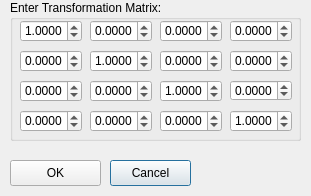
<ui version="4.0" >
 <class>MatrixDialog</class>
 <widget class="QDialog" name="MatrixDialog" >
  <property name="geometry" >
   <rect>
    <x>0</x>
    <y>0</y>
    <width>311</width>
    <height>196</height>
   </rect>
  </property>
  <property name="windowTitle" >
   <string>Dialog</string>
  </property>
  <widget class="QGroupBox" name="groupBox" >
   <property name="geometry" >
    <rect>
     <x>10</x>
     <y>0</y>
     <width>291</width>
     <height>141</height>
    </rect>
   </property>
   <property name="title" >
    <string>Enter Transformation Matrix:</string>
   </property>
   <widget class="QDoubleSpinBox" name="doubleSpinBox00" >
    <property name="geometry" >
     <rect>
      <x>10</x>
      <y>20</y>
      <width>62</width>
      <height>22</height>
     </rect>
    </property>
    <property name="cursor" >
     <cursorShape>WaitCursor</cursorShape>
    </property>
    <property name="decimals" >
     <number>4</number>
    </property>
    <property name="minimum" >
     <double>-1000000000.000000000000000</double>
    </property>
    <property name="maximum" >
     <double>1000000000.000000000000000</double>
    </property>
    <property name="value" >
     <double>1.000000000000000</double>
    </property>
   </widget>
   <widget class="QDoubleSpinBox" name="doubleSpinBox01" >
    <property name="geometry" >
     <rect>
      <x>80</x>
      <y>20</y>
      <width>62</width>
      <height>22</height>
     </rect>
    </property>
    <property name="decimals" >
     <number>4</number>
    </property>
    <property name="minimum" >
     <double>-1000000000.000000000000000</double>
    </property>
    <property name="maximum" >
     <double>1000000000.000000000000000</double>
    </property>
   </widget>
   <widget class="QDoubleSpinBox" name="doubleSpinBox02" >
    <property name="geometry" >
     <rect>
      <x>150</x>
      <y>20</y>
      <width>62</width>
      <height>22</height>
     </rect>
    </property>
    <property name="decimals" >
     <number>4</number>
    </property>
    <property name="minimum" >
     <double>-1000000000.000000000000000</double>
    </property>
    <property name="maximum" >
     <double>1000000000.000000000000000</double>
    </property>
   </widget>
   <widget class="QDoubleSpinBox" name="doubleSpinBox03" >
    <property name="geometry" >
     <rect>
      <x>220</x>
      <y>20</y>
      <width>62</width>
      <height>22</height>
     </rect>
    </property>
    <property name="decimals" >
     <number>4</number>
    </property>
    <property name="minimum" >
     <double>-1000000000.000000000000000</double>
    </property>
    <property name="maximum" >
     <double>1000000000.000000000000000</double>
    </property>
   </widget>
   <widget class="QDoubleSpinBox" name="doubleSpinBox04" >
    <property name="geometry" >
     <rect>
      <x>10</x>
      <y>50</y>
      <width>62</width>
      <height>22</height>
     </rect>
    </property>
    <property name="decimals" >
     <number>4</number>
    </property>
    <property name="minimum" >
     <double>-1000000000.000000000000000</double>
    </property>
    <property name="maximum" >
     <double>1000000000.000000000000000</double>
    </property>
   </widget>
   <widget class="QDoubleSpinBox" name="doubleSpinBox05" >
    <property name="geometry" >
     <rect>
      <x>80</x>
      <y>50</y>
      <width>62</width>
      <height>22</height>
     </rect>
    </property>
    <property name="decimals" >
     <number>4</number>
    </property>
    <property name="minimum" >
     <double>-1000000000.000000000000000</double>
    </property>
    <property name="maximum" >
     <double>1000000000.000000000000000</double>
    </property>
    <property name="value" >
     <double>1.000000000000000</double>
    </property>
   </widget>
   <widget class="QDoubleSpinBox" name="doubleSpinBox06" >
    <property name="geometry" >
     <rect>
      <x>150</x>
      <y>50</y>
      <width>62</width>
      <height>22</height>
     </rect>
    </property>
    <property name="decimals" >
     <number>4</number>
    </property>
    <property name="minimum" >
     <double>-1000000000.000000000000000</double>
    </property>
    <property name="maximum" >
     <double>1000000000.000000000000000</double>
    </property>
   </widget>
   <widget class="QDoubleSpinBox" name="doubleSpinBox07" >
    <property name="geometry" >
     <rect>
      <x>220</x>
      <y>50</y>
      <width>62</width>
      <height>22</height>
     </rect>
    </property>
    <property name="decimals" >
     <number>4</number>
    </property>
    <property name="minimum" >
     <double>-1000000000.000000000000000</double>
    </property>
    <property name="maximum" >
     <double>1000000000.000000000000000</double>
    </property>
   </widget>
   <widget class="QDoubleSpinBox" name="doubleSpinBox08" >
    <property name="geometry" >
     <rect>
      <x>10</x>
      <y>80</y>
      <width>62</width>
      <height>22</height>
     </rect>
    </property>
    <property name="decimals" >
     <number>4</number>
    </property>
    <property name="minimum" >
     <double>-1000000000.000000000000000</double>
    </property>
    <property name="maximum" >
     <double>1000000000.000000000000000</double>
    </property>
   </widget>
   <widget class="QDoubleSpinBox" name="doubleSpinBox09" >
    <property name="geometry" >
     <rect>
      <x>80</x>
      <y>80</y>
      <width>62</width>
      <height>22</height>
     </rect>
    </property>
    <property name="decimals" >
     <number>4</number>
    </property>
    <property name="minimum" >
     <double>-1000000000.000000000000000</double>
    </property>
    <property name="maximum" >
     <double>1000000000.000000000000000</double>
    </property>
   </widget>
   <widget class="QDoubleSpinBox" name="doubleSpinBox10" >
    <property name="geometry" >
     <rect>
      <x>150</x>
      <y>80</y>
      <width>62</width>
      <height>22</height>
     </rect>
    </property>
    <property name="decimals" >
     <number>4</number>
    </property>
    <property name="minimum" >
     <double>-1000000000.000000000000000</double>
    </property>
    <property name="maximum" >
     <double>1000000000.000000000000000</double>
    </property>
    <property name="value" >
     <double>1.000000000000000</double>
    </property>
   </widget>
   <widget class="QDoubleSpinBox" name="doubleSpinBox11" >
    <property name="geometry" >
     <rect>
      <x>220</x>
      <y>80</y>
      <width>62</width>
      <height>21</height>
     </rect>
    </property>
    <property name="decimals" >
     <number>4</number>
    </property>
    <property name="minimum" >
     <double>-1000000000.000000000000000</double>
    </property>
    <property name="maximum" >
     <double>1000000000.000000000000000</double>
    </property>
   </widget>
   <widget class="QDoubleSpinBox" name="doubleSpinBox12" >
    <property name="geometry" >
     <rect>
      <x>10</x>
      <y>110</y>
      <width>62</width>
      <height>22</height>
     </rect>
    </property>
    <property name="decimals" >
     <number>4</number>
    </property>
    <property name="minimum" >
     <double>-1000000000.000000000000000</double>
    </property>
    <property name="maximum" >
     <double>1000000000.000000000000000</double>
    </property>
   </widget>
   <widget class="QDoubleSpinBox" name="doubleSpinBox13" >
    <property name="geometry" >
     <rect>
      <x>80</x>
      <y>110</y>
      <width>62</width>
      <height>22</height>
     </rect>
    </property>
    <property name="decimals" >
     <number>4</number>
    </property>
    <property name="minimum" >
     <double>-1000000000.000000000000000</double>
    </property>
    <property name="maximum" >
     <double>1000000000.000000000000000</double>
    </property>
   </widget>
   <widget class="QDoubleSpinBox" name="doubleSpinBox14" >
    <property name="geometry" >
     <rect>
      <x>150</x>
      <y>110</y>
      <width>62</width>
      <height>22</height>
     </rect>
    </property>
    <property name="decimals" >
     <number>4</number>
    </property>
    <property name="minimum" >
     <double>-1000000000.000000000000000</double>
    </property>
    <property name="maximum" >
     <double>1000000000.000000000000000</double>
    </property>
   </widget>
   <widget class="QDoubleSpinBox" name="doubleSpinBox15" >
    <property name="geometry" >
     <rect>
      <x>220</x>
      <y>110</y>
      <width>62</width>
      <height>22</height>
     </rect>
    </property>
    <property name="decimals" >
     <number>4</number>
    </property>
    <property name="minimum" >
     <double>-1000000000.000000000000000</double>
    </property>
    <property name="maximum" >
     <double>1000000000.000000000000000</double>
    </property>
    <property name="value" >
     <double>1.000000000000000</double>
    </property>
   </widget>
  </widget>
  <widget class="QPushButton" name="pushButtonCancel" >
   <property name="geometry" >
    <rect>
     <x>110</x>
     <y>160</y>
     <width>81</width>
     <height>26</height>
    </rect>
   </property>
   <property name="text" >
    <string>Cancel</string>
   </property>
  </widget>
  <widget class="QPushButton" name="pushButtonOK" >
   <property name="geometry" >
    <rect>
     <x>10</x>
     <y>160</y>
     <width>91</width>
     <height>26</height>
    </rect>
   </property>
   <property name="text" >
    <string>OK</string>
   </property>
  </widget>
 </widget>
 <resources/>
 <connections>
  <connection>
   <sender>pushButtonOK</sender>
   <signal>pressed()</signal>
   <receiver>MatrixDialog</receiver>
   <slot>accept()</slot>
   <hints>
    <hint type="sourcelabel" >
     <x>80</x>
     <y>172</y>
    </hint>
    <hint type="destinationlabel" >
     <x>155</x>
     <y>97</y>
    </hint>
   </hints>
  </connection>
  <connection>
   <sender>pushButtonCancel</sender>
   <signal>pressed()</signal>
   <receiver>MatrixDialog</receiver>
   <slot>reject()</slot>
   <hints>
    <hint type="sourcelabel" >
     <x>230</x>
     <y>172</y>
    </hint>
    <hint type="destinationlabel" >
     <x>155</x>
     <y>97</y>
    </hint>
   </hints>
  </connection>
 </connections>
</ui>
